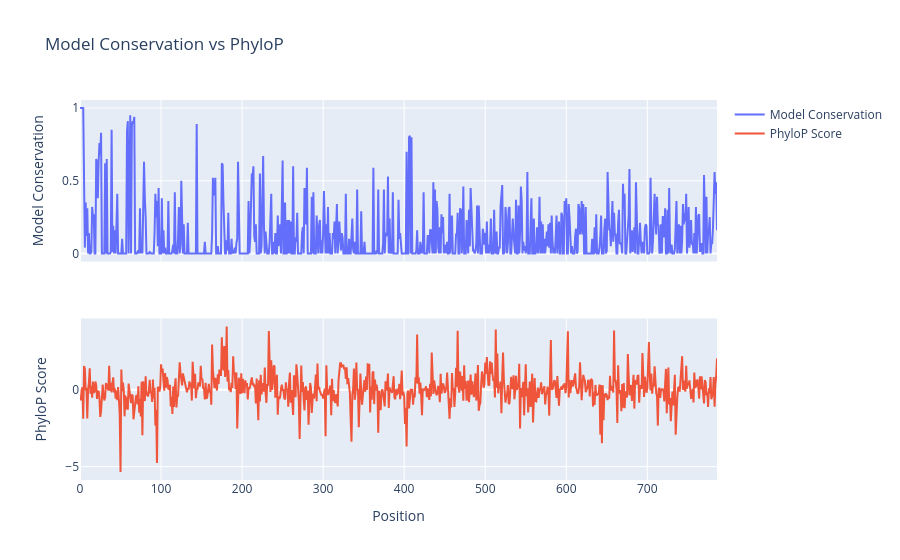

The notebook cell this image was saved under:
### Code cell
entry = L.get_idx(idx)
model_conservation = 1 - mut_array.mean(axis=0)
phylop_scores = entry["conv"]

fig = make_subplots(rows=2, cols=1, shared_xaxes=True)

fig.add_trace(go.Scatter(
    x=np.arange(len(model_conservation)),
    y=model_conservation,
    mode="lines",
    name="Model Conservation",
), row=1, col=1)

fig.add_trace(go.Scatter(
    x=np.arange(len(phylop_scores)),
    y=phylop_scores,
    mode="lines",
    name="PhyloP Score",
), row=2, col=1)

fig.update_layout(
    title="Model Conservation vs PhyloP",
    xaxis2=dict(title="Position"),
    yaxis=dict(title="Model Conservation"),
    yaxis2=dict(title="PhyloP Score"),
)
fig.show()

### Figure 1 — Plotly figure (JSON) as saved in the notebook; plotly's stock layout.template omitted (floating-point values rounded to 4 significant figures; data arrays with more than 128 entries replaced by an {"elided": "..."} marker saying what was removed)
{"data": [{"mode": "lines", "name": "Model Conservation", "type": "scatter", "x": {"elided": "787 int values"}, "xaxis": "x", "y": {"elided": "787 float values"}, "yaxis": "y"}, {"mode": "lines", "name": "PhyloP Score", "type": "scatter", "x": {"elided": "787 int values"}, "xaxis": "x2", "y": {"elided": "787 float values"}, "yaxis": "y2"}], "layout": {"title": {"text": "Model Conservation vs PhyloP"}, "xaxis": {"anchor": "y", "domain": [0, 1], "matches": "x2", "showticklabels": false}, "xaxis2": {"anchor": "y2", "domain": [0, 1], "title": {"text": "Position"}}, "yaxis": {"anchor": "x", "domain": [0.575, 1], "title": {"text": "Model Conservation"}}, "yaxis2": {"anchor": "x2", "domain": [0, 0.425], "title": {"text": "PhyloP Score"}}}}
